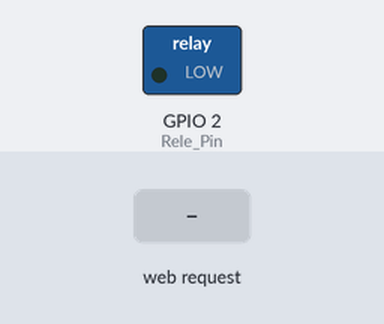
A sketch run on a simulated ESP8266 (NodeMCU). Parts: switched loads named in the sketch (green lamp = pin HIGH). The test bench sets the inputs (shaded band). WiFi joins after 1.5 s; servers stay silent unless stated; storage starts empty; what the sketch prints to the serial monitor is not drawn.

Above: at 3.2 s.
3.3 s: HTTP request GET /RELE=ON received
At 4.1 s:
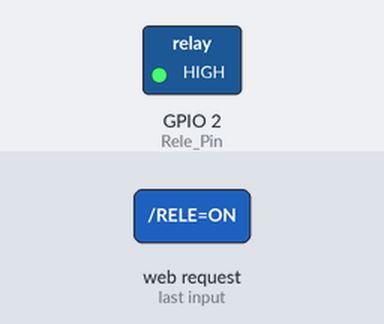
4.8 s: HTTP request GET /RELE=OFF received
At 5.3 s:
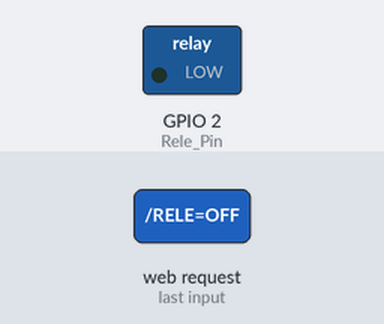
Timing chart, 0 to 7.8 s (numbered marks = the images above; inputs shaded):
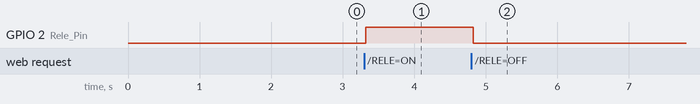

Measured:
- after the input at 3.3 s, GPIO 2 (Rele_Pin): LOW → HIGH at once
- after the input at 4.8 s, GPIO 2 (Rele_Pin): HIGH → LOW at once

The sketch:

ESP8266_SPIFSS_Async_WebServer.ino
```cpp
#include <ESP8266WiFi.h>  //Incluimos librerías
#include <ESPAsyncTCP.h>
#include <ESPAsyncWebServer.h>
#include <FS.h>

//Datos de nuestro WiFi
const char* ssid = "Fibertel WiFi681 2.4GHz";
const char* password = "00522344416";

//Configurar una dirección IP Estática
IPAddress ip(192,168,0,10);
IPAddress gateway(192,168,0,1);
IPAddress subnet(255,255,255,0);

const int Rele_Pin = 2; //Pin donde estará la señal al rele

String Estado_Rele; //Variable String para mandar el estado del rele a nuestra página web

AsyncWebServer server(80); //Puerto TCP

String processor(const String& var) //Función Processor para regresar valores a página Web
{
  if(var == "ESTADO_RELE")
    {
     if(digitalRead(Rele_Pin)==1)
     {
      Estado_Rele= "Encendido";
     }
     else
     {
      Estado_Rele = "Apagado";
     }
    return Estado_Rele;
    }

}

void setup(){
  // Iniciamos comunicación Serial y ponemos el pin del rele como salida
  Serial.begin(115200);
  pinMode(Rele_Pin, OUTPUT);

  //Iniciamos el sistema Flash
  if(!SPIFFS.begin()){
    Serial.println("An Error has occurred while mounting SPIFFS");
    return;
  }

  // Conectamos a WiFi Modo estación con dirección IP estática
  WiFi.mode(WIFI_STA);
  WiFi.config(ip, gateway, subnet);
  WiFi.begin(ssid, password);

  //Mientras se conecta a la red que se imprima conectando a WiFi
  while (WiFi.status() != WL_CONNECTED) {
    delay(1000);
    Serial.println("Conectando a WiFi..");
  }
  //Imprimimos IP en el monitor serial
  Serial.println(WiFi.localIP());

  //A partir de aqui vamos a resolver las solicitudes del cliente

  // Cuando ingresen a nuestra página
  server.on("/", HTTP_GET, [](AsyncWebServerRequest *request){
    request->send(SPIFFS, "/index.html", String(), false, processor);
  });

  // Cuando nuestro archivo Html solicite el archivo Css
  server.on("/estilos.css", HTTP_GET, [](AsyncWebServerRequest *request){
    request->send(SPIFFS, "/estilos.css", "text/css");
  });

  // Cuando pulsemos el botón de encendido
  server.on("/RELE=ON", HTTP_GET, [](AsyncWebServerRequest *request){
    digitalWrite(Rele_Pin, HIGH);
    request->send(SPIFFS, "/index.html", String(), false, processor);
  });

  // Cuando pulsemos el botón de apagado
  server.on("/RELE=OFF", HTTP_GET, [](AsyncWebServerRequest *request){
    digitalWrite(Rele_Pin, LOW);
    request->send(SPIFFS, "/index.html", String(), false, processor);
  });

  //Iniciamos servidor
  server.begin();
}
void loop() {
//No se usará debido a la librería del servidor web asíncrono
}
```
